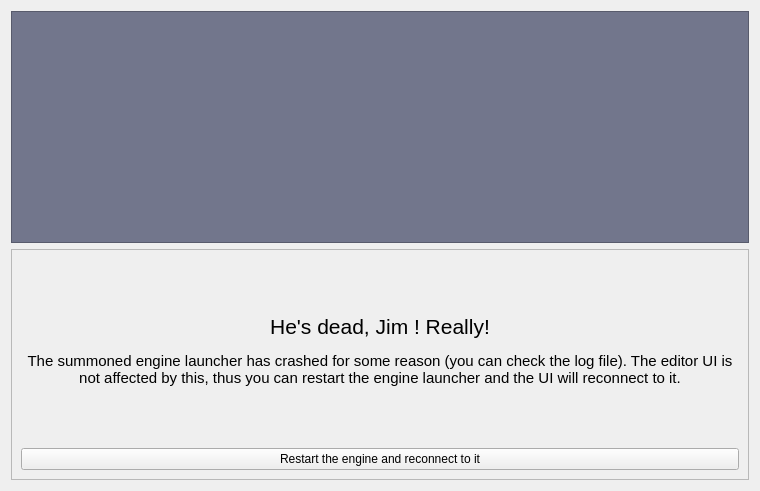
<?xml version="1.0" encoding="UTF-8"?>
<ui version="4.0">
 <class>crashForm</class>
 <widget class="QWidget" name="crashForm">
  <property name="geometry">
   <rect>
    <x>0</x>
    <y>0</y>
    <width>760</width>
    <height>491</height>
   </rect>
  </property>
  <property name="windowTitle">
   <string>Crash</string>
  </property>
  <layout class="QVBoxLayout" name="verticalLayout">
   <item>
    <widget class="QFrame" name="frame">
     <property name="styleSheet">
      <string notr="true">image: url(:/studio/res/crash_face.png);
background-color: rgb(114, 118, 140);</string>
     </property>
     <property name="frameShape">
      <enum>QFrame::StyledPanel</enum>
     </property>
     <property name="frameShadow">
      <enum>QFrame::Raised</enum>
     </property>
    </widget>
   </item>
   <item>
    <widget class="QFrame" name="frame_2">
     <property name="frameShape">
      <enum>QFrame::StyledPanel</enum>
     </property>
     <property name="frameShadow">
      <enum>QFrame::Raised</enum>
     </property>
     <layout class="QVBoxLayout" name="verticalLayout_2">
      <item>
       <widget class="QLabel" name="label">
        <property name="text">
         <string>&lt;!DOCTYPE HTML PUBLIC &quot;-//W3C//DTD HTML 4.0//EN&quot; &quot;http://www.w3.org/TR/REC-html40/strict.dtd&quot;&gt;
&lt;html&gt;&lt;head&gt;&lt;meta name=&quot;qrichtext&quot; content=&quot;1&quot; /&gt;&lt;style type=&quot;text/css&quot;&gt;
p, li { white-space: pre-wrap; }
&lt;/style&gt;&lt;/head&gt;&lt;body style=&quot; font-family:'MS Shell Dlg 2'; font-size:8.25pt; font-weight:400; font-style:normal;&quot;&gt;
&lt;p align=&quot;center&quot; style=&quot; margin-top:0px; margin-bottom:0px; margin-left:0px; margin-right:0px; -qt-block-indent:0; text-indent:0px;&quot;&gt;&lt;span style=&quot; font-size:16pt;&quot;&gt;He's dead, Jim ! Really!&lt;/span&gt;&lt;/p&gt;
&lt;p align=&quot;center&quot; style=&quot;-qt-paragraph-type:empty; margin-top:0px; margin-bottom:0px; margin-left:0px; margin-right:0px; -qt-block-indent:0; text-indent:0px; font-size:8pt;&quot;&gt;&lt;/p&gt;
&lt;p align=&quot;center&quot; style=&quot; margin-top:0px; margin-bottom:0px; margin-left:0px; margin-right:0px; -qt-block-indent:0; text-indent:0px;&quot;&gt;&lt;span style=&quot; font-size:11pt;&quot;&gt;The summoned engine launcher has crashed for some reason (you can check the log file). The editor UI is not affected by this, thus you can restart the engine launcher and the UI will reconnect to it.&lt;/span&gt;&lt;/p&gt;&lt;/body&gt;&lt;/html&gt;</string>
        </property>
        <property name="alignment">
         <set>Qt::AlignCenter</set>
        </property>
        <property name="wordWrap">
         <bool>true</bool>
        </property>
       </widget>
      </item>
      <item>
       <widget class="QPushButton" name="btnRestartEngine">
        <property name="text">
         <string>Restart the engine and reconnect to it</string>
        </property>
       </widget>
      </item>
     </layout>
    </widget>
   </item>
  </layout>
 </widget>
 <resources/>
 <connections/>
</ui>
